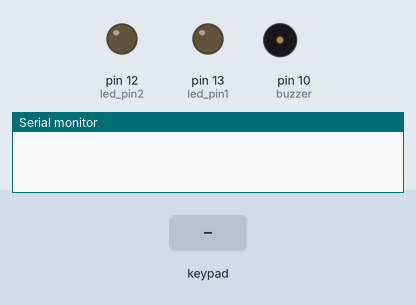
Bench run of a sketch on a simulated Arduino Uno, built with avr-gcc and run on an emulated ATmega328P. Parts: output pins drawn as LEDs (lit = HIGH), buzzer (waves = sounding, pin HIGH), the last lines printed to the serial monitor. Dashed ring = blinking. Inputs (shaded band) come from the test bench.

Above: at 1.2 s.
1.3 s: key '#' pressed
At 1.7 s:
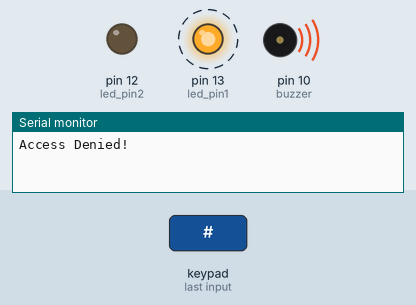
4.3 s: keypad keys 1 2 3 # pressed 0.4 s apart
At 5.95 s:
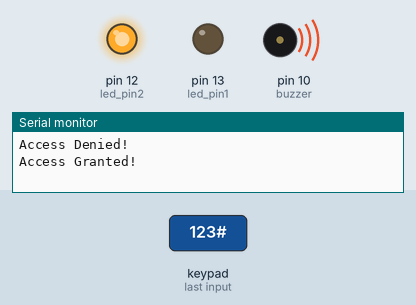
Timing chart, 0 to 7.9 s (numbered marks = the images above; inputs shaded):
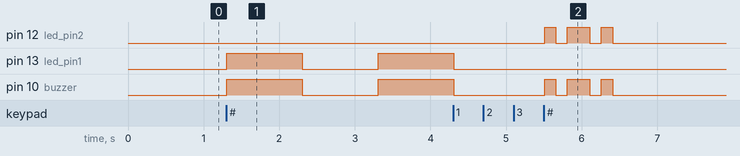

Measured:
- after the input at 1.3 s, pin 13 (led_pin1), pin 10 (buzzer): LOW → HIGH at once, → LOW 1.0 s later, → HIGH 1.0 s later
- after the input at 4.3 s, pin 12 (led_pin2): goes HIGH 0.15 s, LOW 0.15 s, HIGH 0.30 s, LOW 0.15 s, HIGH 0.15 s, then LOW, starting after 1.2 s

The sketch:

arduino_code.ino
```cpp
#include <Keypad.h>
#include <string.h>

#define led_pin1 13
#define led_pin2 12
#define buzzer 10

const byte ROWS = 4;
const byte COLS = 4;

char keys[ROWS][COLS] = {
    {'1', '2', '3', 'A'},
    {'4', '5', '6', 'B'},
    {'7', '8', '9', 'C'},
    {'*', '0', '#', 'D'}};

byte rowPins[ROWS] = {5, 4, 3, 2};
byte colPins[COLS] = {9, 8, 7, 6};

Keypad keypad = Keypad(makeKeymap(keys), rowPins, colPins, ROWS, COLS);

char password[100];
int i = 0;

void setup()
{
  // put your setup code here, to run once:
  Serial.begin(9600);

  pinMode(led_pin1, OUTPUT);
  pinMode(led_pin2, OUTPUT);
  pinMode(buzzer, OUTPUT);
}

void loop()
{
  char key = keypad.getKey();

  if (key != NO_KEY && key != '#')
  {
    password[i] = key;
    i++;
  }

  if (key == '#')
  {
    password[i] = '\0';
    if (strcmp(password, "123") == 0)
    {

      Serial.println("Access Granted!");

      int d = 150;

      for (int i = 0; i < 2; i++)
      {
        digitalWrite(buzzer, HIGH);
        digitalWrite(led_pin2, HIGH);
        delay(d);

        digitalWrite(buzzer, LOW);
        digitalWrite(led_pin2, LOW);
        delay(d);

        digitalWrite(buzzer, HIGH);
        digitalWrite(led_pin2, HIGH);
        delay(d);

        digitalWrite(buzzer, LOW);
        digitalWrite(led_pin2, LOW);
      }
    }
    else
    {
      Serial.println("Access Denied!");

      digitalWrite(led_pin1, HIGH);
      digitalWrite(buzzer, HIGH);
      delay(1000);

      digitalWrite(led_pin1, LOW);
      digitalWrite(buzzer, LOW);
      delay(1000);

      digitalWrite(led_pin1, HIGH);
      digitalWrite(buzzer, HIGH);
      delay(1000);

      digitalWrite(buzzer, LOW);
      digitalWrite(led_pin1, LOW);
    }
    i = 0;
  }
}
```
